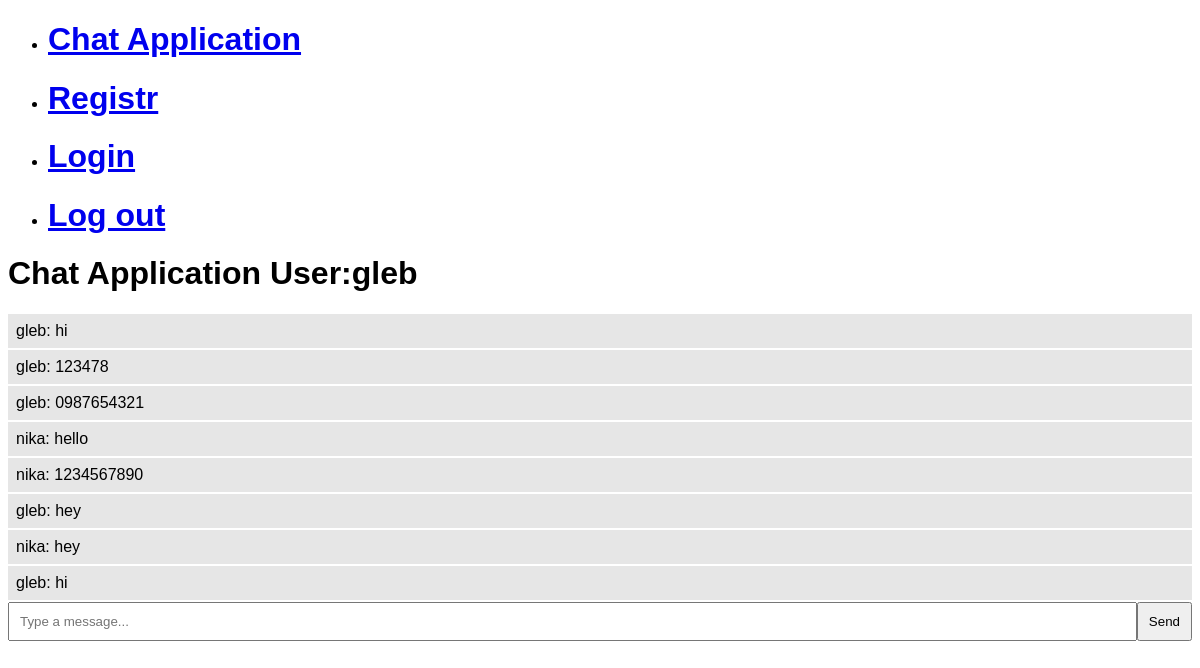
/ (signed in), run on the app's committed database.
### models.py (models this page shows)
class User(UserMixin, db.Model):
    id = db.Column(db.Integer, primary_key=True)
    username = db.Column(db.String(150), unique=True, nullable=False)
    password = db.Column(db.String(150), nullable=False)

class Mess(UserMixin, db.Model):
    id = db.Column(db.Integer, primary_key=True)
    author = db.Column(db.Integer, db.ForeignKey('user.id'), nullable=False)
    mess = db.Column(db.String(150), nullable=False)

### app.py (the view)
@app.route('/')
@login_required
def index():
    mess_from_db = Mess.query.filter_by()
    return render_template('index.html', username=current_user.username, allmes=mess_from_db)

### app.py (called while the page is built)
@login_manager.user_loader
def load_user(user_id):
    return User.query.get(int(user_id))

### templates/index.html (shortened to what this page needs)
{% extends 'base.html' %}
{% block content %}
<h1>Chat Application    User:{{username}}</h1>
    {% for m in allmes %}
    <ul class="allmsg">{{m.author}}: {{m.mess}}</ul>
    {% endfor %}
    <form id="form" action="">
        <input id="input" autocomplete="off" placeholder="Type a message..." />
        <button id="send">Send</button>
    </form>
{% endblock %}

### templates/base.html (shortened to what this page needs)
<!DOCTYPE html>
<html lang="en">
<head>
    <link rel="stylesheet" href="https://cdnjs.cloudflare.com/ajax/libs/font-awesome/5.15.3/css/all.min.css">
    <link type="text/css" href="../static/style.css" rel="stylesheet" />
</head>
<body>
    <div class="header">
        <ul valign=top id="mainmenu" class="mainmenu">
            <li><a href="http://127.0.0.1:5000"><h1>Chat Application</h1></a></li>
            <li><a href="register"><h1>Registr</h1></a></li>
            <li><a href="login"><h1>Login</h1></a></li>
            <li><a href="logout"><h1>Log out</h1></a></li>
        </ul>
    </div>
    {% block content %}
    {% endblock %}
</body>
</html>

### static/style.css (style rules this page uses)
.allmsg { padding: 8px; margin-bottom: 2px; margin-top: 2px; background-color: hsl(0, 0%, 90%); }

### templates/base.html (style rules this page uses)
body { font-family: Helvetica, sans-serif; }
#form { display: flex; }
#input { flex: 1; padding: 10px; }
#send { padding: 10px; }

### data on the page
User: username "gleb"
Mess: author "gleb", mess "hi"
Mess: author "gleb", mess "123478"
Mess: author "gleb", mess "0987654321"
Mess: author "nika", mess "hello"
Mess: author "nika", mess "1234567890"
Mess: author "gleb", mess "hey"
Mess: author "nika", mess "hey"
Mess: author "gleb", mess "hi"
